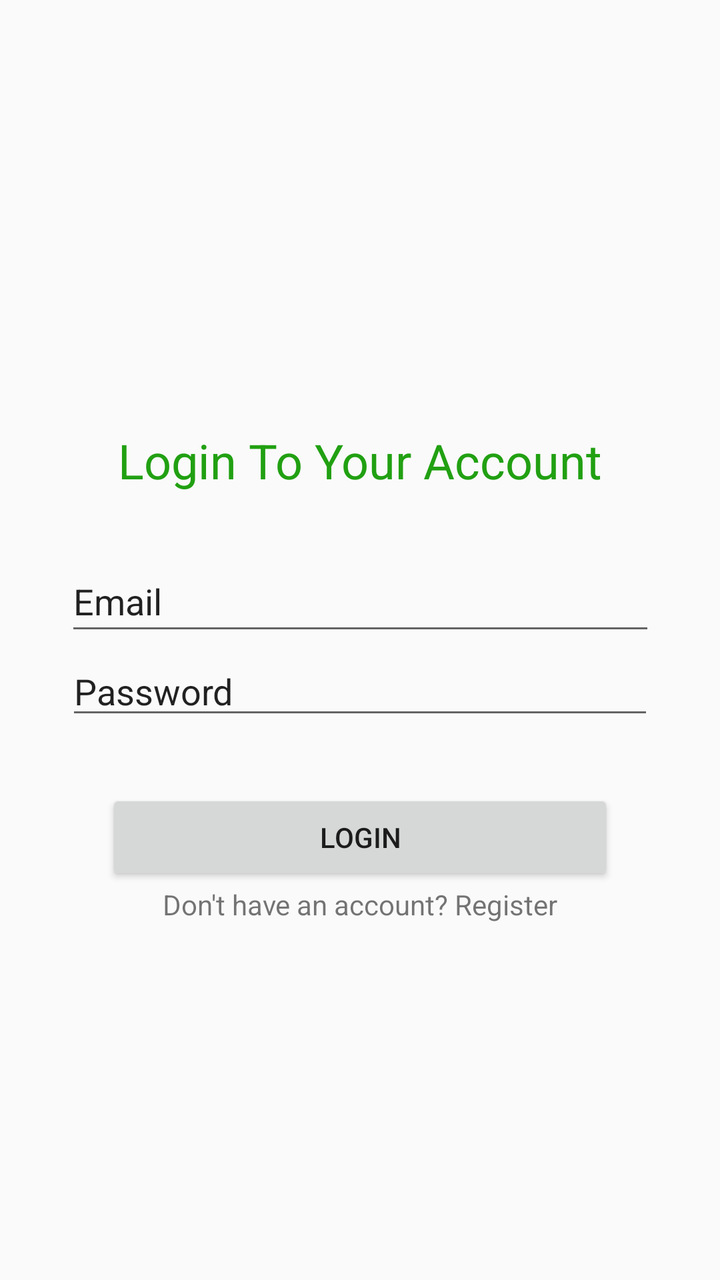
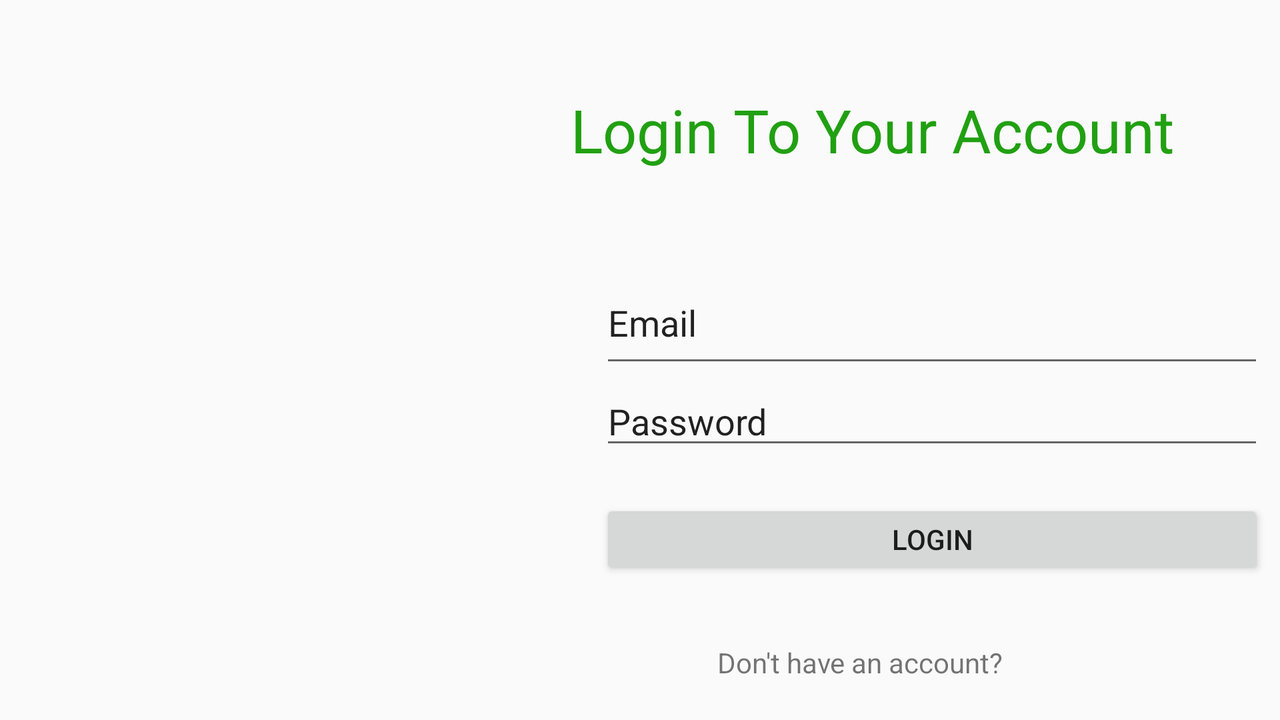

One screen, two layout resources from the same app: the default and the repository's alternative for another configuration. Each is rendered where Android would select it; the XML of both is given below.
<!-- AndroidManifest.xml: activity theme AppTheme.NoActionBar -->
<!-- res/layout/activity_main.xml -->
<?xml version="1.0" encoding="utf-8"?>
<androidx.constraintlayout.widget.ConstraintLayout xmlns:android="http://schemas.android.com/apk/res/android"
    xmlns:app="http://schemas.android.com/apk/res-auto"
    xmlns:tools="http://schemas.android.com/tools"
    android:layout_width="match_parent"
    android:layout_height="match_parent"
    android:background="@drawable/bg"
    tools:context=".MainActivity">

    <ImageView
        android:id="@+id/imageView"
        android:layout_width="147dp"
        android:layout_height="136dp"
        android:layout_marginStart="8dp"
        android:layout_marginLeft="8dp"
        android:layout_marginTop="68dp"
        android:layout_marginEnd="8dp"
        android:layout_marginRight="8dp"
        android:layout_marginBottom="8dp"
        app:layout_constraintBottom_toTopOf="@+id/textView"
        app:layout_constraintEnd_toEndOf="parent"
        app:layout_constraintHorizontal_bias="0.5"
        app:layout_constraintStart_toStartOf="parent"
        app:layout_constraintTop_toTopOf="parent"
        app:srcCompat="@drawable/ic_todo" />

    <TextView
        android:id="@+id/textView"
        android:layout_width="wrap_content"
        android:layout_height="wrap_content"
        android:layout_marginStart="8dp"
        android:layout_marginLeft="8dp"
        android:layout_marginEnd="8dp"
        android:layout_marginRight="8dp"
        android:layout_marginBottom="28dp"
        android:text="@string/login_your_activity"
        android:textColor="#21A012"
        android:textSize="24sp"
        app:layout_constraintBottom_toTopOf="@+id/editText"
        app:layout_constraintEnd_toEndOf="parent"
        app:layout_constraintStart_toStartOf="parent"
        app:layout_constraintTop_toBottomOf="@+id/imageView" />

    <EditText
        android:id="@+id/editText"
        android:layout_width="295dp"
        android:layout_height="47dp"
        android:layout_marginStart="8dp"
        android:layout_marginLeft="8dp"
        android:layout_marginTop="8dp"
        android:layout_marginEnd="8dp"
        android:layout_marginRight="8dp"
        android:ems="10"
        android:inputType="textEmailAddress"
        android:text="@string/email"
        app:layout_constraintBottom_toTopOf="@+id/editText2"
        app:layout_constraintEnd_toEndOf="parent"
        app:layout_constraintHorizontal_bias="0.5"
        app:layout_constraintStart_toStartOf="parent"
        app:layout_constraintTop_toTopOf="parent"
        app:layout_constraintVertical_chainStyle="packed" />

    <EditText
        android:id="@+id/editText2"
        android:layout_width="294dp"
        android:layout_height="41dp"
        android:layout_marginStart="8dp"
        android:layout_marginLeft="8dp"
        android:layout_marginTop="1dp"
        android:layout_marginEnd="8dp"
        android:layout_marginRight="8dp"
        android:layout_marginBottom="8dp"
        android:ems="10"
        android:inputType="textEmailAddress"
        android:text="@string/password"
        app:layout_constraintBottom_toBottomOf="parent"
        app:layout_constraintEnd_toEndOf="parent"
        app:layout_constraintHorizontal_bias="0.5"
        app:layout_constraintStart_toStartOf="parent"
        app:layout_constraintTop_toBottomOf="@+id/editText" />

    <Button
        android:id="@+id/button"
        android:layout_width="254dp"
        android:layout_height="48dp"
        android:layout_marginStart="8dp"
        android:layout_marginLeft="8dp"
        android:layout_marginTop="8dp"
        android:layout_marginEnd="8dp"
        android:layout_marginRight="8dp"
        android:text="@string/login"
        app:layout_constraintBottom_toTopOf="@+id/textView2"
        app:layout_constraintEnd_toEndOf="parent"
        app:layout_constraintHorizontal_bias="0.5"
        app:layout_constraintStart_toStartOf="parent"
        app:layout_constraintTop_toBottomOf="@+id/editText2"
        app:layout_constraintVertical_chainStyle="packed" />

    <TextView
        android:id="@+id/textView2"
        android:layout_width="wrap_content"
        android:layout_height="wrap_content"
        android:layout_marginStart="8dp"
        android:layout_marginLeft="8dp"
        android:layout_marginEnd="8dp"
        android:layout_marginRight="8dp"
        android:layout_marginBottom="156dp"
        android:text="@string/don_t_have_an_account_register"
        app:layout_constraintBottom_toBottomOf="parent"
        app:layout_constraintEnd_toEndOf="parent"
        app:layout_constraintHorizontal_bias="0.5"
        app:layout_constraintStart_toStartOf="parent"
        app:layout_constraintTop_toBottomOf="@+id/button" />
</androidx.constraintlayout.widget.ConstraintLayout>
<!-- resources referenced by this layout -->
<resources>
  <string name="don_t_have_an_account_register">Don\'t have an account? Register</string>
  <string name="email">Email</string>
  <string name="login">Login</string>
  <string name="login_your_activity">    Login To Your Account</string>
  <string name="password">Password</string>
  <style name="AppTheme.NoActionBar">
          <item name="windowActionBar">false</item>
          <item name="windowNoTitle">true</item>
      </style>
</resources>
<!-- res/layout-land/activity_main.xml (the repository's variant of the layout above) -->
<!-- drawn on the phone turned sideways -->
<?xml version="1.0" encoding="utf-8"?>
<androidx.constraintlayout.widget.ConstraintLayout xmlns:android="http://schemas.android.com/apk/res/android"
    xmlns:app="http://schemas.android.com/apk/res-auto"
    xmlns:tools="http://schemas.android.com/tools"
    android:layout_width="match_parent"
    android:layout_height="match_parent"
    android:background="@drawable/bg"
    tools:context=".MainActivity">

    <TextView
        android:id="@+id/textView4"
        android:layout_width="wrap_content"
        android:layout_height="wrap_content"
        android:layout_marginStart="8dp"
        android:layout_marginLeft="8dp"
        android:layout_marginTop="8dp"
        android:layout_marginEnd="8dp"
        android:layout_marginRight="8dp"
        android:layout_marginBottom="8dp"
        android:text="@string/login_your_activity"
        android:textColor="#21A012"
        android:textSize="30sp"
        app:layout_constraintBottom_toTopOf="@+id/editText"
        app:layout_constraintEnd_toEndOf="parent"
        app:layout_constraintHorizontal_bias="0.86"
        app:layout_constraintStart_toStartOf="parent"
        app:layout_constraintTop_toTopOf="parent"
        app:layout_constraintVertical_bias="0.494" />

    <ImageView
        android:id="@+id/imageView"
        android:layout_width="187dp"
        android:layout_height="189dp"
        android:layout_marginStart="8dp"
        android:layout_marginLeft="8dp"
        android:layout_marginTop="72dp"
        android:layout_marginEnd="8dp"
        android:layout_marginRight="8dp"
        android:layout_marginBottom="8dp"
        app:layout_constraintBottom_toBottomOf="parent"
        app:layout_constraintEnd_toEndOf="parent"
        app:layout_constraintHorizontal_bias="0.068"
        app:layout_constraintStart_toStartOf="parent"
        app:layout_constraintTop_toTopOf="parent"
        app:layout_constraintVertical_bias="0.039"
        app:srcCompat="@drawable/ic_todo" />

    <EditText
        android:id="@+id/editText"
        android:layout_width="0dp"
        android:layout_height="58dp"
        android:layout_marginStart="300dp"
        android:layout_marginLeft="300dp"
        android:layout_marginTop="8dp"
        android:layout_marginEnd="8dp"
        android:layout_marginRight="8dp"
        android:ems="10"
        android:inputType="textEmailAddress"
        android:text="@string/email"
        app:layout_constraintBottom_toTopOf="@+id/editText2"
        app:layout_constraintEnd_toEndOf="parent"
        app:layout_constraintHorizontal_bias="0.846"
        app:layout_constraintStart_toStartOf="parent"
        app:layout_constraintTop_toTopOf="parent"
        app:layout_constraintVertical_chainStyle="packed" />

    <EditText
        android:id="@+id/editText2"
        android:layout_width="0dp"
        android:layout_height="40dp"
        android:layout_marginStart="300dp"
        android:layout_marginLeft="300dp"
        android:layout_marginTop="1dp"
        android:layout_marginEnd="8dp"
        android:layout_marginRight="8dp"
        android:layout_marginBottom="8dp"
        android:ems="10"
        android:inputType="textEmailAddress"
        android:text="@string/password"
        app:layout_constraintBottom_toBottomOf="parent"
        app:layout_constraintEnd_toEndOf="parent"
        app:layout_constraintHorizontal_bias="0.873"
        app:layout_constraintStart_toStartOf="parent"
        app:layout_constraintTop_toBottomOf="@+id/editText" />

    <Button
        android:id="@+id/button"
        android:layout_width="0dp"
        android:layout_height="40dp"
        android:layout_marginStart="300dp"
        android:layout_marginLeft="300dp"
        android:layout_marginTop="20dp"
        android:layout_marginEnd="8dp"
        android:layout_marginRight="8dp"
        android:layout_marginBottom="8dp"
        android:text="@string/login"
        app:layout_constraintBottom_toBottomOf="parent"
        app:layout_constraintEnd_toEndOf="parent"
        app:layout_constraintHorizontal_bias="0.897"
        app:layout_constraintStart_toStartOf="parent"
        app:layout_constraintTop_toBottomOf="@+id/editText2"
        app:layout_constraintVertical_bias="0.0"
        app:layout_constraintVertical_chainStyle="packed" />

    <TextView
        android:id="@+id/textView2"
        android:layout_width="168dp"
        android:layout_height="18dp"
        android:layout_marginStart="8dp"
        android:layout_marginLeft="8dp"
        android:layout_marginTop="32dp"
        android:layout_marginEnd="8dp"
        android:layout_marginRight="8dp"
        android:layout_marginBottom="8dp"
        android:text="@string/don_t_have_an_account_register"
        app:layout_constraintBottom_toBottomOf="parent"
        app:layout_constraintEnd_toEndOf="parent"
        app:layout_constraintHorizontal_bias="0.769"
        app:layout_constraintStart_toStartOf="parent"
        app:layout_constraintTop_toBottomOf="@+id/button"
        app:layout_constraintVertical_bias="0.0" />
</androidx.constraintlayout.widget.ConstraintLayout>
